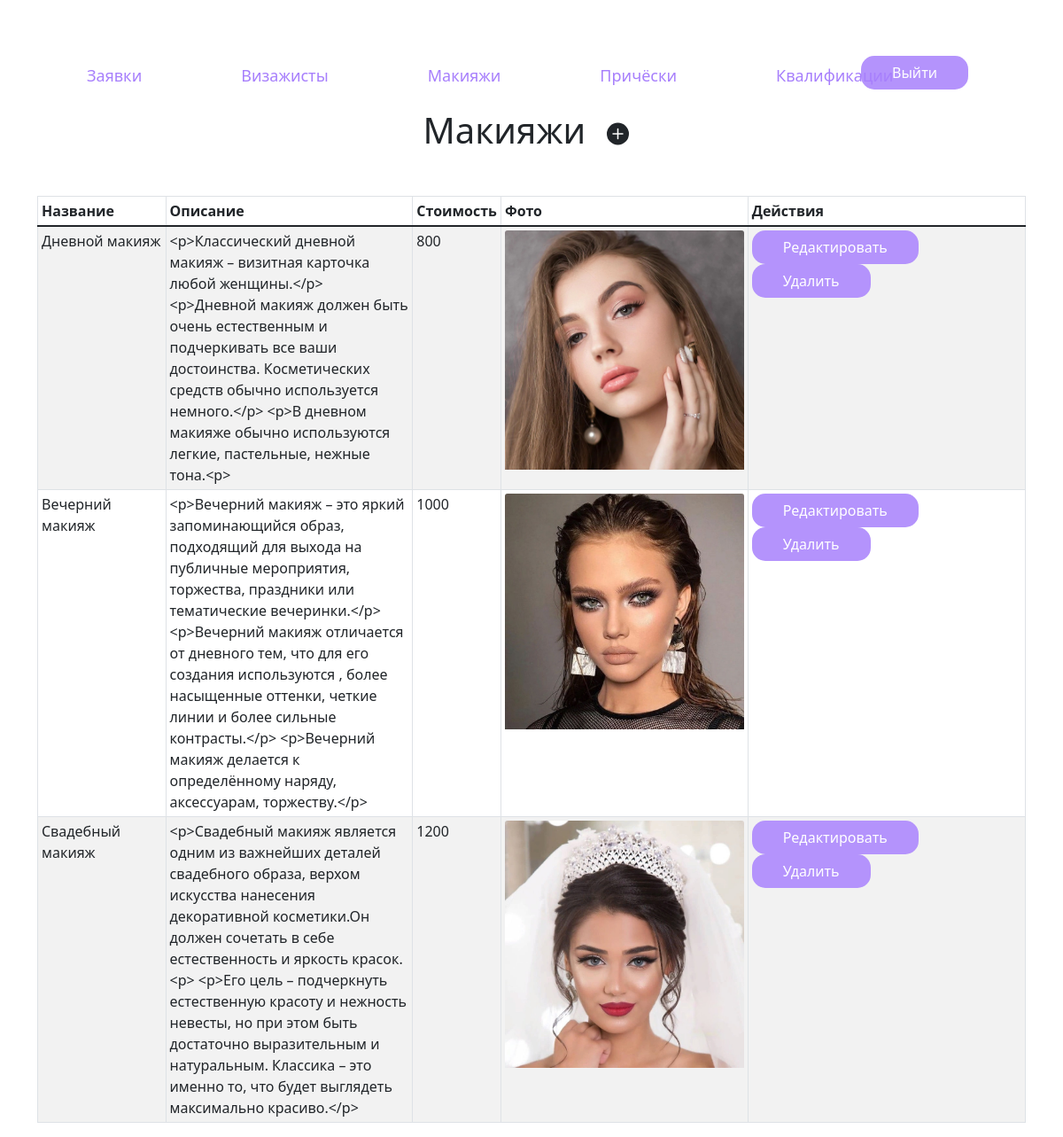
The app's page /admin_makeup/ (signed in) with its own data.
### content/models.py (models this page shows, shortened)
class Makeup(models.Model):
    name = models.CharField(max_length=20, verbose_name="Название")
    opisanie = models.TextField(verbose_name="Описание")
    stoimost = models.IntegerField(verbose_name="Стоимость")
    foto = models.ImageField(upload_to='makeup/')

### content/views.py (the view)
# urls.py: path('admin_makeup/', admin_makeup, name='admin_makeup'),
@login_required
def admin_makeup(request):
    makeup = Makeup.objects.all()
    return render(request, 'admin_makeup.html', {'makeup': makeup, 'title': "Панель управления"})

### templates/admin_makeup.html
{% extends 'admin_base.html' %}
{% load static %}
{% block content %}
        <h1 class="text-center">Макияжи <a class="btn" href="{% url 'add_makeup' %}"><svg xmlns="http://www.w3.org/2000/svg" width="25" height="30" fill="currentColor" class="bi bi-plus-circle-fill" viewBox="0 0 16 16">
  <path d="M16 8A8 8 0 1 1 0 8a8 8 0 0 1 16 0zM8.5 4.5a.5.5 0 0 0-1 0v3h-3a.5.5 0 0 0 0 1h3v3a.5.5 0 0 0 1 0v-3h3a.5.5 0 0 0 0-1h-3v-3z"/>
</svg></a></h1>
    <div class="row mt-5">
        <div class="col">
        <table class="table table-sm table-bordered table-striped">
            <thead>
                <tr>
                    <th scope="col">Название</th>
                    <th scope="col">Описание</th>
                    <th scope="col">Стоимость</th>
                    <th scope="col">Фото</th>
                    <th scope="col">Действия</th>
                </tr>
            </thead>
            <tbody>
            {% for i in makeup%}
            <tr>
                <td>{{i.name}}</td>
                <td class="w-25">{{i.opisanie}}</td>
                <td>{{i.stoimost}}</td>
                <td class="w-25"><img src="{{ i.foto.url }}" class="card-img-top" alt="..."></td>
                <td><a class="btn buttons" href="{% url 'update_makeup' i.id %}">Редактировать</a> <a class="btn buttons" href="{% url 'delete_makeup' i.id %}">Удалить</a></td>
            </tr>
            {% endfor %}
        </tbody>
    </table>
        </div>
    </div>
{% endblock %}

### content/static/style.css (style rules this page uses)
.buttons { background-color: #B493FC; color: white; border-width: 0px; border-radius: 15px; padding: 7px 35px 7px 35px; margin-right: 10px; text-decoration: none; }

### records on screen
Makeup: name "Дневной макияж", opisanie "<p>Классический дневной макияж – визитная карточка любой женщины.</p> <p>Дневной макияж должен быть очень естественным и подчеркивать все ваши достоинства. Косметических средств обычно используется немного.</p> <p>В дневном макияже обычно используются легкие, пастельные, нежные тона.<p>", stoimost "800", foto (picture)
Makeup: name "Вечерний макияж", opisanie "<p>Вечерний макияж – это яркий запоминающийся образ, подходящий для выхода на публичные мероприятия, торжества, праздники или тематические вечеринки.</p> <p>Вечерний макияж отличается от дневного тем, что для его создания используются , более насыщенные оттенки, четкие линии и более сильные контрасты.</p> <p>Вечерний макияж делается к определённому наряду, аксессуарам, торжеству.</p>", stoimost "1000", foto (picture)
Makeup: name "Свадебный макияж", opisanie "<p>Свадебный макияж является одним из важнейших деталей свадебного образа, верхом искусства нанесения декоративной косметики.Он должен сочетать в себе естественность и яркость красок.<p> <p>Его цель – подчеркнуть естественную красоту и нежность невесты, но при этом быть достаточно выразительным и натуральным. Классика – это именно то, что будет выглядеть максимально красиво.</p>", stoimost "1200", foto (picture)
